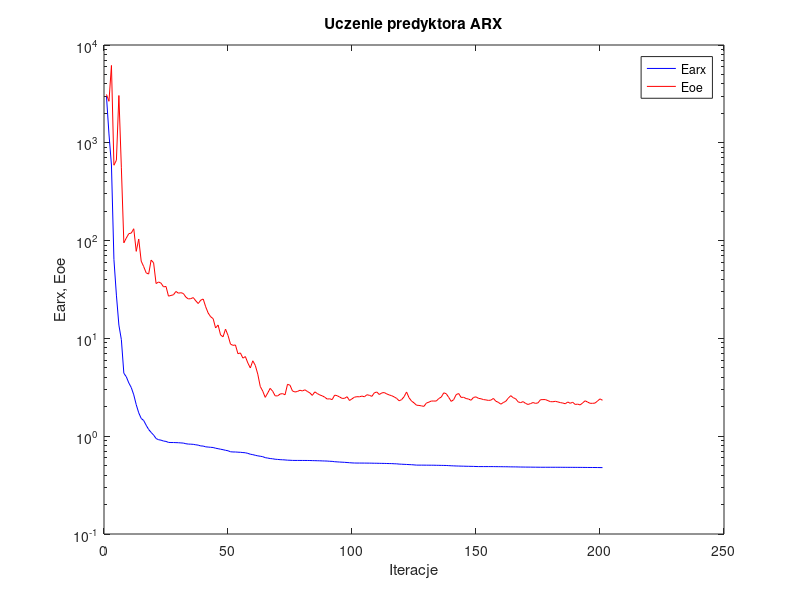
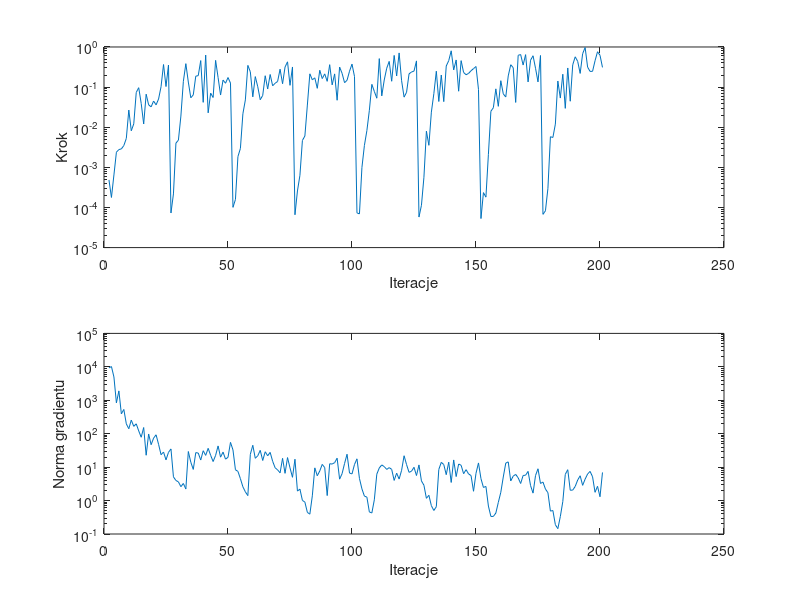

MATLAB code for these plots, in order:
%uczenie predyktora arx
clear all;
n=0; farx(n+1)=2.962155e+003; foe(n+1)=3.120079e+003; wspucz(n+1)=0.000000e+000; ng(n+1)=0.000000e+000;
%odnowa zmiennej metryki
n=1; farx(n+1)=1.231754e+003; foe(n+1)=2.657604e+003; krok(n+1)=4.850121e-004; ng(n+1)=9.293387e+003;
n=2; farx(n+1)=5.932059e+002; foe(n+1)=6.180070e+003; krok(n+1)=1.775639e-004; ng(n+1)=1.019174e+004;
n=3; farx(n+1)=6.417153e+001; foe(n+1)=5.898567e+002; krok(n+1)=6.465635e-004; ng(n+1)=4.976549e+003;
n=4; farx(n+1)=2.770042e+001; foe(n+1)=6.635907e+002; krok(n+1)=2.386470e-003; ng(n+1)=8.363277e+002;
n=5; farx(n+1)=1.368187e+001; foe(n+1)=3.044347e+003; krok(n+1)=2.774090e-003; ng(n+1)=1.906190e+003;
n=6; farx(n+1)=9.713117e+000; foe(n+1)=5.550535e+002; krok(n+1)=2.883948e-003; ng(n+1)=3.929241e+002;
n=7; farx(n+1)=4.401386e+000; foe(n+1)=9.489014e+001; krok(n+1)=3.499183e-003; ng(n+1)=5.307005e+002;
n=8; farx(n+1)=4.048323e+000; foe(n+1)=1.062961e+002; krok(n+1)=5.269205e-003; ng(n+1)=1.969635e+002;
n=9; farx(n+1)=3.506281e+000; foe(n+1)=1.177711e+002; krok(n+1)=2.679765e-002; ng(n+1)=1.405997e+002;
n=10; farx(n+1)=3.142442e+000; foe(n+1)=1.193605e+002; krok(n+1)=8.155298e-003; ng(n+1)=2.549625e+002;
n=11; farx(n+1)=2.648666e+000; foe(n+1)=1.321982e+002; krok(n+1)=1.214548e-002; ng(n+1)=1.659046e+002;
n=12; farx(n+1)=2.099082e+000; foe(n+1)=7.765379e+001; krok(n+1)=7.365334e-002; ng(n+1)=1.974101e+002;
n=13; farx(n+1)=1.734438e+000; foe(n+1)=1.037864e+002; krok(n+1)=9.676700e-002; ng(n+1)=1.210575e+002;
n=14; farx(n+1)=1.518989e+000; foe(n+1)=6.167239e+001; krok(n+1)=3.917546e-002; ng(n+1)=7.832766e+001;
n=15; farx(n+1)=1.447162e+000; foe(n+1)=5.421147e+001; krok(n+1)=1.204622e-002; ng(n+1)=1.530517e+002;
n=16; farx(n+1)=1.294819e+000; foe(n+1)=4.684975e+001; krok(n+1)=6.659479e-002; ng(n+1)=2.268199e+001;
n=17; farx(n+1)=1.172016e+000; foe(n+1)=4.548480e+001; krok(n+1)=3.607652e-002; ng(n+1)=9.813860e+001;
n=18; farx(n+1)=1.093343e+000; foe(n+1)=6.318358e+001; krok(n+1)=3.221469e-002; ng(n+1)=4.689253e+001;
n=19; farx(n+1)=1.027657e+000; foe(n+1)=5.929352e+001; krok(n+1)=4.502187e-002; ng(n+1)=7.369600e+001;
n=20; farx(n+1)=9.464447e-001; foe(n+1)=3.637786e+001; krok(n+1)=3.606523e-002; ng(n+1)=9.276152e+001;
n=21; farx(n+1)=9.206742e-001; foe(n+1)=3.774927e+001; krok(n+1)=5.042484e-002; ng(n+1)=4.821924e+001;
n=22; farx(n+1)=9.109955e-001; foe(n+1)=3.670809e+001; krok(n+1)=1.022485e-001; ng(n+1)=2.356599e+001;
n=23; farx(n+1)=8.924764e-001; foe(n+1)=3.365237e+001; krok(n+1)=3.655097e-001; ng(n+1)=2.826403e+001;
n=24; farx(n+1)=8.845753e-001; foe(n+1)=3.397771e+001; krok(n+1)=1.032026e-001; ng(n+1)=1.650498e+001;
n=25; farx(n+1)=8.643012e-001; foe(n+1)=2.704420e+001; krok(n+1)=3.550835e-001; ng(n+1)=2.763313e+001;
%odnowa zmiennej metryki
n=26; farx(n+1)=8.617916e-001; foe(n+1)=2.750217e+001; krok(n+1)=7.287990e-005; ng(n+1)=3.499847e+001;
n=27; farx(n+1)=8.616211e-001; foe(n+1)=2.791916e+001; krok(n+1)=2.178264e-004; ng(n+1)=5.123901e+000;
n=28; farx(n+1)=8.595972e-001; foe(n+1)=3.019520e+001; krok(n+1)=4.027729e-003; ng(n+1)=3.988163e+000;
n=29; farx(n+1)=8.578246e-001; foe(n+1)=2.900454e+001; krok(n+1)=4.751438e-003; ng(n+1)=3.624125e+000;
n=30; farx(n+1)=8.538146e-001; foe(n+1)=2.932412e+001; krok(n+1)=1.894771e-002; ng(n+1)=2.605808e+000;
n=31; farx(n+1)=8.504750e-001; foe(n+1)=2.879207e+001; krok(n+1)=1.392689e-001; ng(n+1)=3.248468e+000;
n=32; farx(n+1)=8.378148e-001; foe(n+1)=2.644444e+001; krok(n+1)=3.839848e-001; ng(n+1)=2.215374e+000;
n=33; farx(n+1)=8.308858e-001; foe(n+1)=2.532307e+001; krok(n+1)=1.335885e-001; ng(n+1)=2.933315e+001;
n=34; farx(n+1)=8.290097e-001; foe(n+1)=2.550521e+001; krok(n+1)=5.418912e-002; ng(n+1)=1.402373e+001;
n=35; farx(n+1)=8.256085e-001; foe(n+1)=2.614014e+001; krok(n+1)=6.402713e-002; ng(n+1)=8.550537e+000;
n=36; farx(n+1)=8.167966e-001; foe(n+1)=2.422513e+001; krok(n+1)=1.872762e-001; ng(n+1)=2.717272e+001;
n=37; farx(n+1)=8.102145e-001; foe(n+1)=2.272417e+001; krok(n+1)=1.931257e-001; ng(n+1)=2.634377e+001;
n=38; farx(n+1)=7.954726e-001; foe(n+1)=2.460591e+001; krok(n+1)=4.584092e-001; ng(n+1)=1.630201e+001;
n=39; farx(n+1)=7.928632e-001; foe(n+1)=2.527493e+001; krok(n+1)=4.171622e-002; ng(n+1)=3.098271e+001;
n=40; farx(n+1)=7.786087e-001; foe(n+1)=2.105179e+001; krok(n+1)=6.281526e-001; ng(n+1)=2.245782e+001;
n=41; farx(n+1)=7.746389e-001; foe(n+1)=1.817538e+001; krok(n+1)=2.284436e-002; ng(n+1)=3.651042e+001;
n=42; farx(n+1)=7.699365e-001; foe(n+1)=1.665318e+001; krok(n+1)=7.071636e-002; ng(n+1)=2.257895e+001;
n=43; farx(n+1)=7.663798e-001; foe(n+1)=1.593615e+001; krok(n+1)=5.507794e-002; ng(n+1)=1.469867e+001;
n=44; farx(n+1)=7.536149e-001; foe(n+1)=1.277651e+001; krok(n+1)=4.641165e-001; ng(n+1)=2.249628e+001;
n=45; farx(n+1)=7.453048e-001; foe(n+1)=1.371305e+001; krok(n+1)=1.732520e-001; ng(n+1)=4.309892e+001;
n=46; farx(n+1)=7.361318e-001; foe(n+1)=1.085118e+001; krok(n+1)=6.345427e-002; ng(n+1)=1.987610e+001;
n=47; farx(n+1)=7.281045e-001; foe(n+1)=1.038404e+001; krok(n+1)=1.495694e-001; ng(n+1)=2.821122e+001;
n=48; farx(n+1)=7.174776e-001; foe(n+1)=1.244767e+001; krok(n+1)=1.248173e-001; ng(n+1)=1.734358e+001;
n=49; farx(n+1)=7.097925e-001; foe(n+1)=1.074358e+001; krok(n+1)=1.732520e-001; ng(n+1)=1.966808e+001;
n=50; farx(n+1)=6.934680e-001; foe(n+1)=8.742401e+000; krok(n+1)=1.259999e-001; ng(n+1)=5.503850e+001;
%odnowa zmiennej metryki
n=51; farx(n+1)=6.900400e-001; foe(n+1)=8.491638e+000; krok(n+1)=1.007341e-004; ng(n+1)=3.282205e+001;
n=52; farx(n+1)=6.897474e-001; foe(n+1)=8.566831e+000; krok(n+1)=1.582138e-004; ng(n+1)=8.327660e+000;
n=53; farx(n+1)=6.863954e-001; foe(n+1)=6.973388e+000; krok(n+1)=1.854565e-003; ng(n+1)=7.470066e+000;
n=54; farx(n+1)=6.846658e-001; foe(n+1)=7.101749e+000; krok(n+1)=2.957629e-003; ng(n+1)=4.518970e+000;
n=55; farx(n+1)=6.804320e-001; foe(n+1)=6.285265e+000; krok(n+1)=2.160874e-002; ng(n+1)=2.582166e+000;
n=56; farx(n+1)=6.771903e-001; foe(n+1)=6.517359e+000; krok(n+1)=4.797973e-002; ng(n+1)=1.825405e+000;
n=57; farx(n+1)=6.675744e-001; foe(n+1)=5.608869e+000; krok(n+1)=3.477470e-001; ng(n+1)=1.405457e+000;
n=58; farx(n+1)=6.545309e-001; foe(n+1)=4.983352e+000; krok(n+1)=2.409855e-001; ng(n+1)=2.416914e+001;
n=59; farx(n+1)=6.476493e-001; foe(n+1)=5.903589e+000; krok(n+1)=5.716001e-002; ng(n+1)=4.507552e+001;
n=60; farx(n+1)=6.380692e-001; foe(n+1)=5.300716e+000; krok(n+1)=1.827549e-001; ng(n+1)=1.839010e+001;
n=61; farx(n+1)=6.297343e-001; foe(n+1)=4.315027e+000; krok(n+1)=1.020821e-001; ng(n+1)=2.185670e+001;
n=62; farx(n+1)=6.239516e-001; foe(n+1)=3.229023e+000; krok(n+1)=4.838350e-002; ng(n+1)=3.176398e+001;
n=63; farx(n+1)=6.176367e-001; foe(n+1)=2.892212e+000; krok(n+1)=6.224674e-002; ng(n+1)=1.579625e+001;
n=64; farx(n+1)=6.035495e-001; foe(n+1)=2.494726e+000; krok(n+1)=1.919924e-001; ng(n+1)=2.885694e+001;
n=65; farx(n+1)=5.977270e-001; foe(n+1)=2.760003e+000; krok(n+1)=8.973318e-002; ng(n+1)=2.185837e+001;
n=66; farx(n+1)=5.911904e-001; foe(n+1)=3.086762e+000; krok(n+1)=2.063035e-001; ng(n+1)=2.759626e+001;
n=67; farx(n+1)=5.877712e-001; foe(n+1)=2.887737e+000; krok(n+1)=1.079740e-001; ng(n+1)=1.496319e+001;
n=68; farx(n+1)=5.815428e-001; foe(n+1)=2.589694e+000; krok(n+1)=1.244935e-001; ng(n+1)=9.572465e+000;
n=69; farx(n+1)=5.790646e-001; foe(n+1)=2.580443e+000; krok(n+1)=1.383675e-001; ng(n+1)=8.281916e+000;
n=70; farx(n+1)=5.756380e-001; foe(n+1)=2.698412e+000; krok(n+1)=2.798246e-001; ng(n+1)=6.744312e+000;
n=71; farx(n+1)=5.740922e-001; foe(n+1)=2.725467e+000; krok(n+1)=1.213694e-001; ng(n+1)=1.831898e+001;
n=72; farx(n+1)=5.720331e-001; foe(n+1)=2.652187e+000; krok(n+1)=3.161324e-001; ng(n+1)=6.529258e+000;
n=73; farx(n+1)=5.687292e-001; foe(n+1)=3.396194e+000; krok(n+1)=4.268310e-001; ng(n+1)=1.930921e+001;
n=74; farx(n+1)=5.677280e-001; foe(n+1)=3.320425e+000; krok(n+1)=1.107341e-001; ng(n+1)=9.517921e+000;
n=75; farx(n+1)=5.657003e-001; foe(n+1)=2.899015e+000; krok(n+1)=3.174758e-001; ng(n+1)=4.962527e+000;
%odnowa zmiennej metryki
n=76; farx(n+1)=5.652578e-001; foe(n+1)=2.831441e+000; krok(n+1)=6.581348e-005; ng(n+1)=1.723694e+001;
n=77; farx(n+1)=5.652319e-001; foe(n+1)=2.866124e+000; krok(n+1)=2.578785e-004; ng(n+1)=1.919918e+000;
n=78; farx(n+1)=5.651430e-001; foe(n+1)=2.951147e+000; krok(n+1)=6.326141e-004; ng(n+1)=2.199209e+000;
n=79; farx(n+1)=5.649837e-001; foe(n+1)=2.902235e+000; krok(n+1)=4.679447e-003; ng(n+1)=1.012176e+000;
n=80; farx(n+1)=5.648415e-001; foe(n+1)=2.981978e+000; krok(n+1)=6.051627e-003; ng(n+1)=8.984267e-001;
n=81; farx(n+1)=5.646566e-001; foe(n+1)=2.868823e+000; krok(n+1)=3.571281e-002; ng(n+1)=4.436240e-001;
n=82; farx(n+1)=5.641273e-001; foe(n+1)=2.770712e+000; krok(n+1)=2.143812e-001; ng(n+1)=3.917537e-001;
n=83; farx(n+1)=5.628919e-001; foe(n+1)=2.613945e+000; krok(n+1)=1.522124e-001; ng(n+1)=1.386452e+000;
n=84; farx(n+1)=5.621995e-001; foe(n+1)=2.840884e+000; krok(n+1)=1.701816e-001; ng(n+1)=9.511896e+000;
n=85; farx(n+1)=5.612385e-001; foe(n+1)=2.731315e+000; krok(n+1)=9.327289e-002; ng(n+1)=5.519121e+000;
n=86; farx(n+1)=5.604475e-001; foe(n+1)=2.641453e+000; krok(n+1)=2.628275e-001; ng(n+1)=7.693948e+000;
n=87; farx(n+1)=5.591193e-001; foe(n+1)=2.587177e+000; krok(n+1)=1.630613e-001; ng(n+1)=1.208165e+001;
n=88; farx(n+1)=5.580120e-001; foe(n+1)=2.505865e+000; krok(n+1)=2.134155e-001; ng(n+1)=9.672658e+000;
n=89; farx(n+1)=5.570556e-001; foe(n+1)=2.397066e+000; krok(n+1)=1.392689e-001; ng(n+1)=1.410723e+000;
n=90; farx(n+1)=5.542196e-001; foe(n+1)=2.413304e+000; krok(n+1)=3.624196e-001; ng(n+1)=1.263084e+001;
n=91; farx(n+1)=5.528691e-001; foe(n+1)=2.367031e+000; krok(n+1)=1.136816e-001; ng(n+1)=1.236553e+001;
n=92; farx(n+1)=5.484866e-001; foe(n+1)=2.629440e+000; krok(n+1)=2.134155e-001; ng(n+1)=1.362482e+001;
n=93; farx(n+1)=5.465102e-001; foe(n+1)=2.595587e+000; krok(n+1)=4.703297e-002; ng(n+1)=1.852133e+001;
n=94; farx(n+1)=5.442128e-001; foe(n+1)=2.516593e+000; krok(n+1)=3.164556e-001; ng(n+1)=4.369233e+000;
n=95; farx(n+1)=5.424279e-001; foe(n+1)=2.437026e+000; krok(n+1)=2.205796e-001; ng(n+1)=6.380987e+000;
n=96; farx(n+1)=5.406967e-001; foe(n+1)=2.438726e+000; krok(n+1)=1.288873e-001; ng(n+1)=1.287365e+001;
n=97; farx(n+1)=5.382287e-001; foe(n+1)=2.535083e+000; krok(n+1)=1.479910e-001; ng(n+1)=2.431509e+001;
n=98; farx(n+1)=5.357600e-001; foe(n+1)=2.317748e+000; krok(n+1)=2.490283e-001; ng(n+1)=6.645903e+000;
n=99; farx(n+1)=5.333538e-001; foe(n+1)=2.410555e+000; krok(n+1)=3.743213e-001; ng(n+1)=6.271402e+000;
n=100; farx(n+1)=5.319613e-001; foe(n+1)=2.507363e+000; krok(n+1)=1.846634e-001; ng(n+1)=1.199579e+001;
%odnowa zmiennej metryki
n=101; farx(n+1)=5.314125e-001; foe(n+1)=2.535304e+000; krok(n+1)=7.332789e-005; ng(n+1)=1.772201e+001;
n=102; farx(n+1)=5.313729e-001; foe(n+1)=2.528207e+000; krok(n+1)=6.918420e-005; ng(n+1)=4.598827e+000;
n=103; farx(n+1)=5.312446e-001; foe(n+1)=2.573553e+000; krok(n+1)=9.915259e-004; ng(n+1)=2.239576e+000;
n=104; farx(n+1)=5.310520e-001; foe(n+1)=2.529757e+000; krok(n+1)=3.516052e-003; ng(n+1)=1.359305e+000;
n=105; farx(n+1)=5.306546e-001; foe(n+1)=2.653907e+000; krok(n+1)=8.252113e-003; ng(n+1)=1.267158e+000;
n=106; farx(n+1)=5.304821e-001; foe(n+1)=2.619036e+000; krok(n+1)=2.643052e-002; ng(n+1)=4.572148e-001;
n=107; farx(n+1)=5.299653e-001; foe(n+1)=2.554466e+000; krok(n+1)=1.171506e-001; ng(n+1)=4.248237e-001;
n=108; farx(n+1)=5.291172e-001; foe(n+1)=2.777448e+000; krok(n+1)=7.815941e-002; ng(n+1)=1.053812e+000;
n=109; farx(n+1)=5.289119e-001; foe(n+1)=2.832002e+000; krok(n+1)=5.285294e-002; ng(n+1)=6.161732e+000;
n=110; farx(n+1)=5.281076e-001; foe(n+1)=2.668236e+000; krok(n+1)=5.131430e-001; ng(n+1)=9.438638e+000;
n=111; farx(n+1)=5.274923e-001; foe(n+1)=2.770566e+000; krok(n+1)=6.045742e-002; ng(n+1)=1.164544e+001;
n=112; farx(n+1)=5.269062e-001; foe(n+1)=2.795049e+000; krok(n+1)=1.505524e-001; ng(n+1)=1.036850e+001;
n=113; farx(n+1)=5.260309e-001; foe(n+1)=2.706534e+000; krok(n+1)=2.959384e-001; ng(n+1)=8.539470e+000;
n=114; farx(n+1)=5.250402e-001; foe(n+1)=2.642642e+000; krok(n+1)=4.372571e-001; ng(n+1)=9.660167e+000;
n=115; farx(n+1)=5.246810e-001; foe(n+1)=2.594584e+000; krok(n+1)=1.399123e-001; ng(n+1)=8.575931e+000;
n=116; farx(n+1)=5.226787e-001; foe(n+1)=2.523802e+000; krok(n+1)=6.160336e-001; ng(n+1)=4.004897e+000;
n=117; farx(n+1)=5.218764e-001; foe(n+1)=2.435063e+000; krok(n+1)=1.892883e-001; ng(n+1)=6.599039e+000;
n=118; farx(n+1)=5.187252e-001; foe(n+1)=2.302443e+000; krok(n+1)=7.113726e-001; ng(n+1)=4.395918e+000;
n=119; farx(n+1)=5.172099e-001; foe(n+1)=2.363652e+000; krok(n+1)=1.441658e-001; ng(n+1)=8.041613e+000;
n=120; farx(n+1)=5.156053e-001; foe(n+1)=2.533663e+000; krok(n+1)=5.623415e-002; ng(n+1)=2.191690e+001;
n=121; farx(n+1)=5.142750e-001; foe(n+1)=2.833237e+000; krok(n+1)=7.437068e-002; ng(n+1)=1.191015e+001;
n=122; farx(n+1)=5.124964e-001; foe(n+1)=2.472753e+000; krok(n+1)=2.137961e-001; ng(n+1)=6.982601e+000;
n=123; farx(n+1)=5.112321e-001; foe(n+1)=2.287700e+000; krok(n+1)=2.382113e-001; ng(n+1)=7.548814e+000;
n=124; farx(n+1)=5.089595e-001; foe(n+1)=2.192658e+000; krok(n+1)=2.506731e-001; ng(n+1)=9.892025e+000;
n=125; farx(n+1)=5.063596e-001; foe(n+1)=2.075393e+000; krok(n+1)=4.500546e-001; ng(n+1)=5.607341e+000;
%odnowa zmiennej metryki
n=126; farx(n+1)=5.061220e-001; foe(n+1)=2.063167e+000; krok(n+1)=5.770216e-005; ng(n+1)=1.165387e+001;
n=127; farx(n+1)=5.060716e-001; foe(n+1)=2.042691e+000; krok(n+1)=1.133097e-004; ng(n+1)=3.871279e+000;
n=128; farx(n+1)=5.059411e-001; foe(n+1)=2.017686e+000; krok(n+1)=5.653272e-004; ng(n+1)=2.880102e+000;
n=129; farx(n+1)=5.055978e-001; foe(n+1)=2.183256e+000; krok(n+1)=7.981858e-003; ng(n+1)=1.168233e+000;
n=130; farx(n+1)=5.053868e-001; foe(n+1)=2.228744e+000; krok(n+1)=3.544455e-003; ng(n+1)=1.438856e+000;
n=131; farx(n+1)=5.051287e-001; foe(n+1)=2.290427e+000; krok(n+1)=2.378377e-002; ng(n+1)=7.030280e-001;
n=132; farx(n+1)=5.050187e-001; foe(n+1)=2.288193e+000; krok(n+1)=6.852302e-002; ng(n+1)=5.051314e-001;
n=133; farx(n+1)=5.041774e-001; foe(n+1)=2.289841e+000; krok(n+1)=2.490283e-001; ng(n+1)=6.552949e-001;
n=134; farx(n+1)=5.038088e-001; foe(n+1)=2.429234e+000; krok(n+1)=4.382471e-002; ng(n+1)=8.522168e+000;
n=135; farx(n+1)=5.030507e-001; foe(n+1)=2.512653e+000; krok(n+1)=2.001704e-001; ng(n+1)=1.390562e+001;
n=136; farx(n+1)=5.025297e-001; foe(n+1)=2.776667e+000; krok(n+1)=4.346837e-002; ng(n+1)=1.197307e+001;
n=137; farx(n+1)=5.019651e-001; foe(n+1)=2.718039e+000; krok(n+1)=3.355407e-001; ng(n+1)=5.948605e+000;
n=138; farx(n+1)=5.002443e-001; foe(n+1)=2.493032e+000; krok(n+1)=4.556164e-001; ng(n+1)=1.406443e+001;
n=139; farx(n+1)=4.985688e-001; foe(n+1)=2.268776e+000; krok(n+1)=8.031926e-001; ng(n+1)=3.483069e+000;
n=140; farx(n+1)=4.973883e-001; foe(n+1)=2.365297e+000; krok(n+1)=2.675301e-001; ng(n+1)=1.642003e+001;
n=141; farx(n+1)=4.960660e-001; foe(n+1)=2.661155e+000; krok(n+1)=4.756263e-001; ng(n+1)=5.222188e+000;
n=142; farx(n+1)=4.953480e-001; foe(n+1)=2.732352e+000; krok(n+1)=7.901515e-002; ng(n+1)=1.238895e+001;
n=143; farx(n+1)=4.942856e-001; foe(n+1)=2.492181e+000; krok(n+1)=4.567804e-001; ng(n+1)=1.137021e+001;
n=144; farx(n+1)=4.937602e-001; foe(n+1)=2.501308e+000; krok(n+1)=2.317569e-001; ng(n+1)=6.357974e+000;
n=145; farx(n+1)=4.927728e-001; foe(n+1)=2.427166e+000; krok(n+1)=2.031949e-001; ng(n+1)=8.404295e+000;
n=146; farx(n+1)=4.922709e-001; foe(n+1)=2.398351e+000; krok(n+1)=2.192961e-001; ng(n+1)=6.270839e+000;
n=147; farx(n+1)=4.916974e-001; foe(n+1)=2.330003e+000; krok(n+1)=2.561085e-001; ng(n+1)=5.598761e+000;
n=148; farx(n+1)=4.911316e-001; foe(n+1)=2.492681e+000; krok(n+1)=2.885219e-001; ng(n+1)=1.897598e+000;
n=149; farx(n+1)=4.899910e-001; foe(n+1)=2.524739e+000; krok(n+1)=3.261226e-001; ng(n+1)=6.544850e+000;
n=150; farx(n+1)=4.891432e-001; foe(n+1)=2.438070e+000; krok(n+1)=8.776600e-002; ng(n+1)=1.335166e+001;
%odnowa zmiennej metryki
n=151; farx(n+1)=4.891095e-001; foe(n+1)=2.414046e+000; krok(n+1)=5.294446e-005; ng(n+1)=4.530829e+000;
n=152; farx(n+1)=4.890726e-001; foe(n+1)=2.368903e+000; krok(n+1)=2.349204e-004; ng(n+1)=2.467992e+000;
n=153; farx(n+1)=4.890349e-001; foe(n+1)=2.349632e+000; krok(n+1)=1.810041e-004; ng(n+1)=2.648245e+000;
n=154; farx(n+1)=4.890079e-001; foe(n+1)=2.323696e+000; krok(n+1)=2.110872e-003; ng(n+1)=6.849374e-001;
n=155; farx(n+1)=4.889336e-001; foe(n+1)=2.336933e+000; krok(n+1)=2.502130e-002; ng(n+1)=3.349869e-001;
n=156; farx(n+1)=4.888427e-001; foe(n+1)=2.434386e+000; krok(n+1)=3.065020e-002; ng(n+1)=3.355652e-001;
n=157; farx(n+1)=4.883883e-001; foe(n+1)=2.278876e+000; krok(n+1)=9.048247e-002; ng(n+1)=4.233938e-001;
n=158; farx(n+1)=4.881383e-001; foe(n+1)=2.221337e+000; krok(n+1)=3.320390e-002; ng(n+1)=8.832972e-001;
n=159; farx(n+1)=4.878431e-001; foe(n+1)=2.125889e+000; krok(n+1)=1.444813e-001; ng(n+1)=1.768890e+000;
n=160; farx(n+1)=4.873505e-001; foe(n+1)=2.207904e+000; krok(n+1)=6.789298e-002; ng(n+1)=5.078857e+000;
n=161; farx(n+1)=4.871922e-001; foe(n+1)=2.273481e+000; krok(n+1)=5.671128e-002; ng(n+1)=1.322356e+001;
n=162; farx(n+1)=4.866619e-001; foe(n+1)=2.447578e+000; krok(n+1)=1.902702e-001; ng(n+1)=1.434905e+001;
n=163; farx(n+1)=4.859513e-001; foe(n+1)=2.597191e+000; krok(n+1)=3.607244e-001; ng(n+1)=3.862423e+000;
n=164; farx(n+1)=4.856205e-001; foe(n+1)=2.476463e+000; krok(n+1)=3.057702e-001; ng(n+1)=5.380838e+000;
n=165; farx(n+1)=4.854705e-001; foe(n+1)=2.413917e+000; krok(n+1)=4.152360e-002; ng(n+1)=6.060468e+000;
n=166; farx(n+1)=4.846743e-001; foe(n+1)=2.243178e+000; krok(n+1)=6.193808e-001; ng(n+1)=4.802047e+000;
n=167; farx(n+1)=4.840029e-001; foe(n+1)=2.203741e+000; krok(n+1)=6.480438e-001; ng(n+1)=3.239566e+000;
n=168; farx(n+1)=4.837374e-001; foe(n+1)=2.257051e+000; krok(n+1)=3.550835e-001; ng(n+1)=5.624263e+000;
n=169; farx(n+1)=4.832657e-001; foe(n+1)=2.162525e+000; krok(n+1)=6.446279e-001; ng(n+1)=5.735559e+000;
n=170; farx(n+1)=4.830791e-001; foe(n+1)=2.111561e+000; krok(n+1)=1.346529e-001; ng(n+1)=7.454189e+000;
n=171; farx(n+1)=4.828262e-001; foe(n+1)=2.156627e+000; krok(n+1)=4.686024e-001; ng(n+1)=2.803282e+000;
n=172; farx(n+1)=4.823706e-001; foe(n+1)=2.208766e+000; krok(n+1)=6.046342e-001; ng(n+1)=1.669101e+000;
n=173; farx(n+1)=4.821348e-001; foe(n+1)=2.165517e+000; krok(n+1)=2.951161e-001; ng(n+1)=5.608918e+000;
n=174; farx(n+1)=4.819360e-001; foe(n+1)=2.192473e+000; krok(n+1)=1.347359e-001; ng(n+1)=8.929341e+000;
n=175; farx(n+1)=4.814431e-001; foe(n+1)=2.361084e+000; krok(n+1)=6.137814e-001; ng(n+1)=3.249360e+000;
%odnowa zmiennej metryki
n=176; farx(n+1)=4.814197e-001; foe(n+1)=2.367860e+000; krok(n+1)=6.738910e-005; ng(n+1)=3.576958e+000;
n=177; farx(n+1)=4.814093e-001; foe(n+1)=2.368259e+000; krok(n+1)=8.271938e-005; ng(n+1)=2.213188e+000;
n=178; farx(n+1)=4.813847e-001; foe(n+1)=2.310342e+000; krok(n+1)=2.996980e-004; ng(n+1)=1.719716e+000;
n=179; farx(n+1)=4.813478e-001; foe(n+1)=2.255503e+000; krok(n+1)=5.801633e-003; ng(n+1)=4.836018e-001;
n=180; farx(n+1)=4.813050e-001; foe(n+1)=2.250981e+000; krok(n+1)=5.548179e-003; ng(n+1)=5.041022e-001;
n=181; farx(n+1)=4.812909e-001; foe(n+1)=2.274189e+000; krok(n+1)=1.196180e-002; ng(n+1)=1.899006e-001;
n=182; farx(n+1)=4.812259e-001; foe(n+1)=2.241092e+000; krok(n+1)=1.418482e-001; ng(n+1)=1.443819e-001;
n=183; farx(n+1)=4.811333e-001; foe(n+1)=2.206167e+000; krok(n+1)=5.335388e-002; ng(n+1)=3.320231e-001;
n=184; farx(n+1)=4.808259e-001; foe(n+1)=2.183421e+000; krok(n+1)=2.093785e-001; ng(n+1)=9.358793e-001;
n=185; farx(n+1)=4.807122e-001; foe(n+1)=2.146963e+000; krok(n+1)=2.954351e-002; ng(n+1)=6.086019e+000;
n=186; farx(n+1)=4.805176e-001; foe(n+1)=2.237460e+000; krok(n+1)=2.999889e-001; ng(n+1)=8.384525e+000;
n=187; farx(n+1)=4.804776e-001; foe(n+1)=2.170590e+000; krok(n+1)=4.446078e-002; ng(n+1)=2.037237e+000;
n=188; farx(n+1)=4.803331e-001; foe(n+1)=2.223000e+000; krok(n+1)=3.589327e-001; ng(n+1)=2.055432e+000;
n=189; farx(n+1)=4.801391e-001; foe(n+1)=2.112099e+000; krok(n+1)=5.690454e-001; ng(n+1)=2.648608e+000;
n=190; farx(n+1)=4.800117e-001; foe(n+1)=2.128377e+000; krok(n+1)=4.385923e-001; ng(n+1)=4.111754e+000;
n=191; farx(n+1)=4.798558e-001; foe(n+1)=2.088512e+000; krok(n+1)=2.193298e-001; ng(n+1)=5.519365e+000;
n=192; farx(n+1)=4.796375e-001; foe(n+1)=2.189581e+000; krok(n+1)=6.809733e-001; ng(n+1)=2.852861e+000;
n=193; farx(n+1)=4.792705e-001; foe(n+1)=2.302549e+000; krok(n+1)=9.709553e-001; ng(n+1)=4.375257e+000;
n=194; farx(n+1)=4.790390e-001; foe(n+1)=2.232532e+000; krok(n+1)=3.155149e-001; ng(n+1)=6.224227e+000;
n=195; farx(n+1)=4.788618e-001; foe(n+1)=2.170328e+000; krok(n+1)=2.457675e-001; ng(n+1)=7.459045e+000;
n=196; farx(n+1)=4.786984e-001; foe(n+1)=2.169011e+000; krok(n+1)=2.475890e-001; ng(n+1)=5.137364e+000;
n=197; farx(n+1)=4.785077e-001; foe(n+1)=2.182123e+000; krok(n+1)=4.544515e-001; ng(n+1)=1.766433e+000;
n=198; farx(n+1)=4.782080e-001; foe(n+1)=2.288640e+000; krok(n+1)=7.610808e-001; ng(n+1)=2.671806e+000;
n=199; farx(n+1)=4.778059e-001; foe(n+1)=2.408591e+000; krok(n+1)=6.224492e-001; ng(n+1)=1.300767e+000;
n=200; farx(n+1)=4.774636e-001; foe(n+1)=2.330286e+000; krok(n+1)=3.100837e-001; ng(n+1)=6.940892e+000;

figure; semilogy(farx,'b'); hold on; semilogy(foe,'r'); xlabel('Iteracje'); ylabel('Earx, Eoe'); legend('Earx','Eoe'); title('Uczenie predyktora ARX');
figure; subplot(2,1,1); semilogy(krok); xlabel('Iteracje'); ylabel('Krok');
subplot(2,1,2); semilogy(ng); xlabel('Iteracje'); ylabel('Norma gradientu');
Earx=farx(n+1)
Eoe=foe(n+1)
